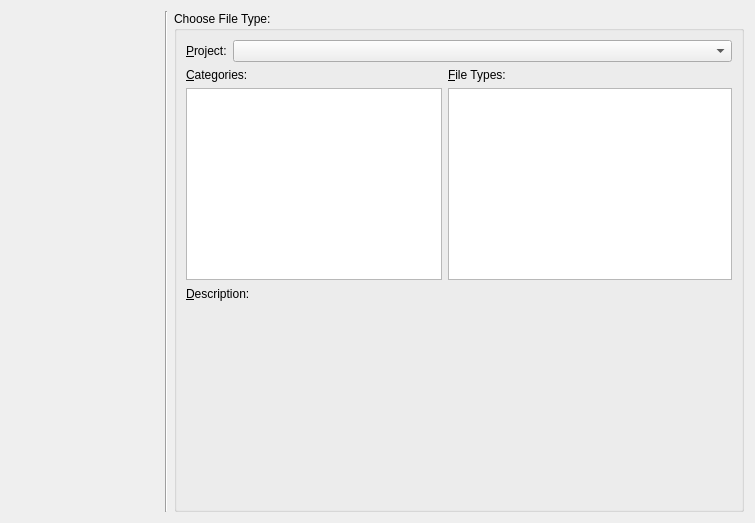
<?xml version="1.0" encoding="UTF-8"?>
<ui version="4.0">
 <class>NewFileWizardPage</class>
 <widget class="QWizardPage" name="NewFileWizardPage">
  <property name="geometry">
   <rect>
    <x>0</x>
    <y>0</y>
    <width>755</width>
    <height>523</height>
   </rect>
  </property>
  <property name="windowTitle">
   <string>WizardPage</string>
  </property>
  <property name="title">
   <string/>
  </property>
  <property name="subTitle">
   <string/>
  </property>
  <attribute name="pageId">
   <string notr="true"/>
  </attribute>
  <layout class="QHBoxLayout" name="horizontalLayout">
   <item>
    <layout class="QVBoxLayout" name="verticalLayout">
     <item>
      <widget class="QLabel" name="label_Logo">
       <property name="text">
        <string/>
       </property>
       <property name="pixmap">
        <pixmap resource="../qgama-core.qrc">:/images/gama-local-elipse.png</pixmap>
       </property>
      </widget>
     </item>
     <item>
      <spacer name="verticalSpacer">
       <property name="orientation">
        <enum>Qt::Vertical</enum>
       </property>
       <property name="sizeHint" stdset="0">
        <size>
         <width>148</width>
         <height>27</height>
        </size>
       </property>
      </spacer>
     </item>
    </layout>
   </item>
   <item>
    <widget class="Line" name="line">
     <property name="orientation">
      <enum>Qt::Vertical</enum>
     </property>
    </widget>
   </item>
   <item>
    <widget class="QGroupBox" name="groupBox_Choose_File_Type">
     <property name="sizePolicy">
      <sizepolicy hsizetype="Preferred" vsizetype="Preferred">
       <horstretch>1</horstretch>
       <verstretch>0</verstretch>
      </sizepolicy>
     </property>
     <property name="title">
      <string>Choose File Type:</string>
     </property>
     <layout class="QGridLayout" name="gridLayout_2">
      <item row="0" column="0">
       <widget class="QLabel" name="label_Project">
        <property name="text">
         <string>&amp;Project:</string>
        </property>
        <property name="buddy">
         <cstring>comboBox_Project</cstring>
        </property>
       </widget>
      </item>
      <item row="0" column="1">
       <widget class="QComboBox" name="comboBox_Project">
        <property name="sizePolicy">
         <sizepolicy hsizetype="Preferred" vsizetype="Fixed">
          <horstretch>1</horstretch>
          <verstretch>0</verstretch>
         </sizepolicy>
        </property>
       </widget>
      </item>
      <item row="1" column="0" colspan="2">
       <layout class="QGridLayout" name="gridLayout">
        <item row="0" column="0">
         <widget class="QLabel" name="label_Categories">
          <property name="text">
           <string>&amp;Categories:</string>
          </property>
          <property name="buddy">
           <cstring>listWidget_Categories</cstring>
          </property>
         </widget>
        </item>
        <item row="0" column="1">
         <widget class="QLabel" name="label_File_Types">
          <property name="text">
           <string>&amp;File Types:</string>
          </property>
          <property name="buddy">
           <cstring>listWidget_File_Types</cstring>
          </property>
         </widget>
        </item>
        <item row="1" column="0">
         <widget class="QListWidget" name="listWidget_Categories">
          <property name="sizePolicy">
           <sizepolicy hsizetype="Preferred" vsizetype="Preferred">
            <horstretch>0</horstretch>
            <verstretch>0</verstretch>
           </sizepolicy>
          </property>
         </widget>
        </item>
        <item row="1" column="1">
         <widget class="QListWidget" name="listWidget_File_Types">
          <property name="sizePolicy">
           <sizepolicy hsizetype="Preferred" vsizetype="Preferred">
            <horstretch>1</horstretch>
            <verstretch>0</verstretch>
           </sizepolicy>
          </property>
         </widget>
        </item>
       </layout>
      </item>
      <item row="2" column="0" colspan="2">
       <widget class="QLabel" name="label_Description">
        <property name="text">
         <string>&amp;Description:</string>
        </property>
        <property name="buddy">
         <cstring>textBrowser_Description</cstring>
        </property>
       </widget>
      </item>
      <item row="3" column="0" colspan="2">
       <widget class="QTextBrowser" name="textBrowser_Description">
        <property name="sizePolicy">
         <sizepolicy hsizetype="Preferred" vsizetype="Preferred">
          <horstretch>0</horstretch>
          <verstretch>0</verstretch>
         </sizepolicy>
        </property>
        <property name="styleSheet">
         <string notr="true">background-color: transparent;</string>
        </property>
       </widget>
      </item>
     </layout>
    </widget>
   </item>
  </layout>
 </widget>
 <resources>
  <include location="../qgama-core.qrc"/>
 </resources>
 <connections/>
</ui>
